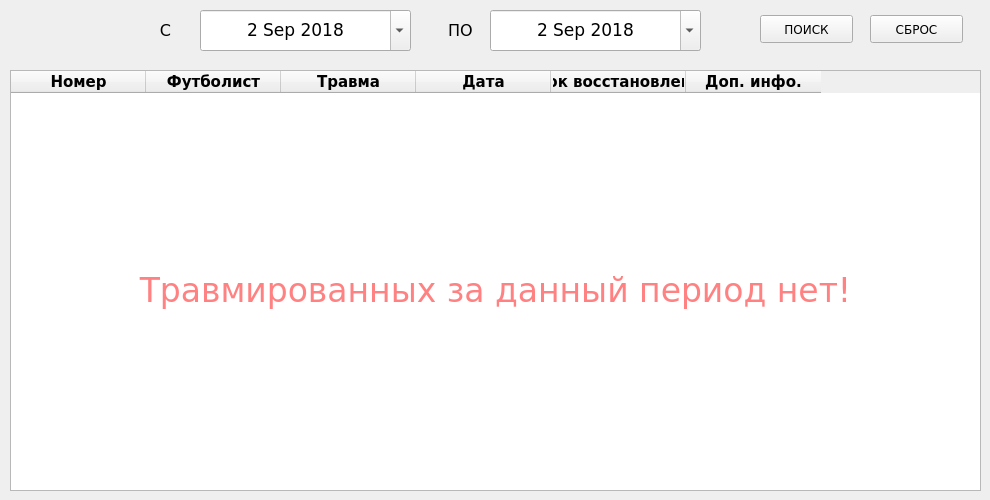
    <widget class="QWidget" name="history">
     <attribute name="title">
      <string>История</string>
     </attribute>
     <widget class="QTableWidget" name="historyTable">
      <property name="geometry">
       <rect>
        <x>10</x>
        <y>70</y>
        <width>971</width>
        <height>421</height>
       </rect>
      </property>
      <property name="font">
       <font>
        <family>Verdana</family>
        <pointsize>11</pointsize>
       </font>
      </property>
      <property name="gridStyle">
       <enum>Qt::SolidLine</enum>
      </property>
      <attribute name="horizontalHeaderMinimumSectionSize">
       <number>50</number>
      </attribute>
      <attribute name="horizontalHeaderDefaultSectionSize">
       <number>135</number>
      </attribute>
      <attribute name="horizontalHeaderHighlightSections">
       <bool>false</bool>
      </attribute>
      <attribute name="horizontalHeaderShowSortIndicator" stdset="0">
       <bool>false</bool>
      </attribute>
      <attribute name="verticalHeaderDefaultSectionSize">
       <number>35</number>
      </attribute>
      <attribute name="verticalHeaderHighlightSections">
       <bool>false</bool>
      </attribute>
      <column>
       <property name="text">
        <string>Номер</string>
       </property>
       <property name="font">
        <font>
         <family>Verdana</family>
         <pointsize>11</pointsize>
         <weight>75</weight>
         <bold>true</bold>
        </font>
       </property>
       <property name="textAlignment">
        <set>AlignCenter</set>
       </property>
      </column>
      <column>
       <property name="text">
        <string>Футболист</string>
       </property>
       <property name="font">
        <font>
         <family>Verdana</family>
         <pointsize>11</pointsize>
         <weight>75</weight>
         <bold>true</bold>
        </font>
       </property>
       <property name="textAlignment">
        <set>AlignCenter</set>
       </property>
      </column>
      <column>
       <property name="text">
        <string>Травма</string>
       </property>
       <property name="font">
        <font>
         <family>Verdana</family>
         <pointsize>11</pointsize>
         <weight>75</weight>
         <bold>true</bold>
        </font>
       </property>
       <property name="textAlignment">
        <set>AlignCenter</set>
       </property>
      </column>
      <column>
       <property name="text">
        <string>Дата</string>
       </property>
       <property name="font">
        <font>
         <family>Verdana</family>
         <pointsize>11</pointsize>
         <weight>75</weight>
         <bold>true</bold>
        </font>
       </property>
       <property name="textAlignment">
        <set>AlignCenter</set>
       </property>
      </column>
      <column>
       <property name="text">
        <string>Срок восстановления</string>
       </property>
       <property name="font">
        <font>
         <family>Verdana</family>
         <pointsize>11</pointsize>
         <weight>75</weight>
         <bold>true</bold>
        </font>
       </property>
       <property name="textAlignment">
        <set>AlignCenter</set>
       </property>
      </column>
      <column>
       <property name="text">
        <string>Доп. инфо.</string>
       </property>
       <property name="font">
        <font>
         <family>Verdana</family>
         <pointsize>11</pointsize>
         <weight>75</weight>
         <bold>true</bold>
        </font>
       </property>
       <property name="textAlignment">
        <set>AlignCenter</set>
       </property>
      </column>
     </widget>
     <widget class="QDateEdit" name="fromDate">
      <property name="geometry">
       <rect>
        <x>200</x>
        <y>10</y>
        <width>211</width>
        <height>41</height>
       </rect>
      </property>
      <property name="font">
       <font>
        <family>Verdana</family>
        <pointsize>13</pointsize>
       </font>
      </property>
      <property name="alignment">
       <set>Qt::AlignCenter</set>
      </property>
      <property name="dateTime">
       <datetime>
        <hour>0</hour>
        <minute>0</minute>
        <second>0</second>
        <year>2018</year>
        <month>9</month>
        <day>2</day>
       </datetime>
      </property>
      <property name="maximumDate">
       <date>
        <year>2040</year>
        <month>10</month>
        <day>2</day>
       </date>
      </property>
      <property name="minimumDate">
       <date>
        <year>2018</year>
        <month>9</month>
        <day>2</day>
       </date>
      </property>
      <property name="calendarPopup">
       <bool>true</bool>
      </property>
     </widget>
     <widget class="QDateEdit" name="toDate">
      <property name="geometry">
       <rect>
        <x>490</x>
        <y>10</y>
        <width>211</width>
        <height>41</height>
       </rect>
      </property>
      <property name="font">
       <font>
        <family>Verdana</family>
        <pointsize>13</pointsize>
       </font>
      </property>
      <property name="alignment">
       <set>Qt::AlignCenter</set>
      </property>
      <property name="maximumDate">
       <date>
        <year>2040</year>
        <month>10</month>
        <day>2</day>
       </date>
      </property>
      <property name="minimumDate">
       <date>
        <year>2018</year>
        <month>9</month>
        <day>2</day>
       </date>
      </property>
      <property name="calendarPopup">
       <bool>true</bool>
      </property>
     </widget>
     <widget class="QLabel" name="sectorLabel_2">
      <property name="geometry">
       <rect>
        <x>140</x>
        <y>15</y>
        <width>51</width>
        <height>31</height>
       </rect>
      </property>
      <property name="font">
       <font>
        <family>Verdana</family>
        <pointsize>12</pointsize>
       </font>
      </property>
      <property name="text">
       <string>C</string>
      </property>
      <property name="alignment">
       <set>Qt::AlignCenter</set>
      </property>
     </widget>
     <widget class="QLabel" name="sectorLabel_3">
      <property name="geometry">
       <rect>
        <x>440</x>
        <y>15</y>
        <width>41</width>
        <height>31</height>
       </rect>
      </property>
      <property name="font">
       <font>
        <family>Verdana</family>
        <pointsize>12</pointsize>
       </font>
      </property>
      <property name="text">
       <string>ПО</string>
      </property>
      <property name="alignment">
       <set>Qt::AlignCenter</set>
      </property>
     </widget>
     <widget class="QPushButton" name="searchButton">
      <property name="geometry">
       <rect>
        <x>760</x>
        <y>15</y>
        <width>93</width>
        <height>28</height>
       </rect>
      </property>
      <property name="font">
       <font>
        <family>Verdana</family>
        <pointsize>9</pointsize>
       </font>
      </property>
      <property name="text">
       <string>ПОИСК</string>
      </property>
     </widget>
     <widget class="QPushButton" name="resetButton">
      <property name="geometry">
       <rect>
        <x>870</x>
        <y>15</y>
        <width>93</width>
        <height>28</height>
       </rect>
      </property>
      <property name="font">
       <font>
        <family>Verdana</family>
        <pointsize>9</pointsize>
       </font>
      </property>
      <property name="text">
       <string>СБРОС</string>
      </property>
     </widget>
     <widget class="QLabel" name="noInjLabel">
      <property name="geometry">
       <rect>
        <x>30</x>
        <y>260</y>
        <width>931</width>
        <height>61</height>
       </rect>
      </property>
      <property name="font">
       <font>
        <family>Verdana</family>
        <pointsize>25</pointsize>
       </font>
      </property>
      <property name="styleSheet">
       <string notr="true">color: rgb(255, 129, 129);</string>
      </property>
      <property name="text">
       <string>Травмированных за данный период нет!</string>
      </property>
      <property name="alignment">
       <set>Qt::AlignCenter</set>
      </property>
     </widget>
    </widget>
